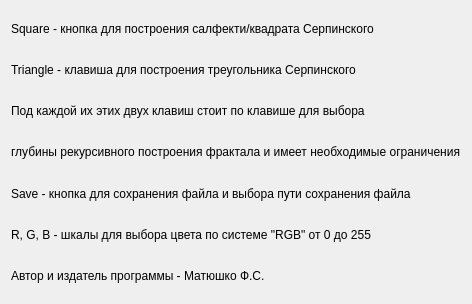
<?xml version="1.0" encoding="UTF-8"?>
<ui version="4.0">
 <class>Dialog</class>
 <widget class="QDialog" name="Dialog">
  <property name="geometry">
   <rect>
    <x>0</x>
    <y>0</y>
    <width>433</width>
    <height>304</height>
   </rect>
  </property>
  <property name="windowTitle">
   <string>Dialog</string>
  </property>
  <layout class="QVBoxLayout" name="verticalLayout_2">
   <item>
    <layout class="QVBoxLayout" name="verticalLayout">
     <item>
      <widget class="QLabel" name="label">
       <property name="text">
        <string>Square - кнопка для построения салфекти/квадрата Серпинского</string>
       </property>
      </widget>
     </item>
     <item>
      <widget class="QLabel" name="label_2">
       <property name="text">
        <string>Triangle - клавиша для построения треугольника Серпинского</string>
       </property>
      </widget>
     </item>
     <item>
      <widget class="QLabel" name="label_3">
       <property name="text">
        <string>Под каждой их этих двух клавиш стоит по клавише для выбора</string>
       </property>
      </widget>
     </item>
     <item>
      <widget class="QLabel" name="label_4">
       <property name="text">
        <string>глубины рекурсивного построения фрактала и имеет необходимые ограничения</string>
       </property>
      </widget>
     </item>
     <item>
      <widget class="QLabel" name="label_5">
       <property name="text">
        <string>Save - кнопка для сохранения файла и выбора пути сохранения файла</string>
       </property>
      </widget>
     </item>
     <item>
      <widget class="QLabel" name="label_6">
       <property name="text">
        <string>R, G, B - шкалы для выбора цвета по системе &quot;RGB&quot; от 0 до 255 </string>
       </property>
      </widget>
     </item>
     <item>
      <widget class="QLabel" name="label_7">
       <property name="text">
        <string>Автор и издатель программы - Матюшко Ф.С.</string>
       </property>
      </widget>
     </item>
    </layout>
   </item>
  </layout>
 </widget>
 <resources/>
 <connections/>
</ui>
